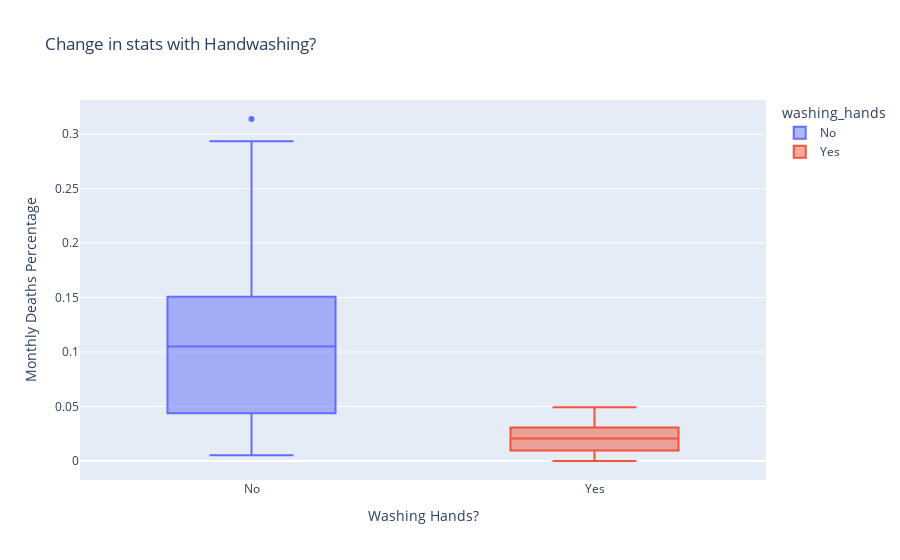

The cell this chart's notebook holds for it:
### Code cell
box = px.box(df_monthly, 
             x='washing_hands', 
             y='death_percentage',
             color='washing_hands',
             title='Change in stats with Handwashing?')
 
box.update_layout(xaxis_title='Washing Hands?',
                  yaxis_title='Monthly Deaths Percentage',)
 
box.show()

### Figure 1 — Plotly figure (JSON) as saved in the notebook; plotly's stock layout.template omitted (floating-point values rounded to 4 significant figures)
{"data": [{"alignmentgroup": "True", "hovertemplate": "washing_hands=%{x}<br>death_percentage=%{y}<extra></extra>", "legendgroup": "No", "marker": {"color": "#636efa"}, "name": "No", "notched": false, "offsetgroup": "No", "orientation": "v", "showlegend": true, "type": "box", "x": ["No", "No", "No", "No", "No", "No", "No", "No", "No", "No", "No", "No", "No", "No", "No", "No", "No", "No", "No", "No", "No", "No", "No", "No", "No", "No", "No", "No", "No", "No", "No", "No", "No", "No", "No", "No", "No", "No", "No", "No", "No", "No", "No", "No", "No", "No", "No", "No", "No", "No", "No", "No", "No", "No", "No", "No", "No", "No", "No", "No", "No", "No", "No", "No", "No", "No", "No", "No", "No", "No", "No", "No", "No", "No", "No", "No"], "x0": " ", "xaxis": "x", "y": [0.1457, 0.07531, 0.04332, 0.01569, 0.007843, 0.05, 0.08421, 0.01351, 0.01878, 0.1102, 0.2255, 0.2085, 0.1222, 0.1023, 0.1074, 0.03226, 0.06593, 0.2078, 0.2546, 0.1839, 0.2934, 0.2297, 0.3138, 0.1912, 0.1597, 0.1241, 0.1193, 0.06098, 0.04082, 0.005236, 0.01554, 0.02262, 0.176, 0.07143, 0.08051, 0.1516, 0.1128, 0.1703, 0.1731, 0.05833, 0.02679, 0.04369, 0.0632, 0.01224, 0.03226, 0.1102, 0.1055, 0.07591, 0.04745, 0.04452, 0.04231, 0.04392, 0.07143, 0.06122, 0.03586, 0.1055, 0.1484, 0.1094, 0.1049, 0.1339, 0.1809, 0.1543, 0.1897, 0.1344, 0.1015, 0.131, 0.1806, 0.1439, 0.1496, 0.1077, 0.05369, 0.03215, 0.01923, 0.03607, 0.1827, 0.1224], "y0": " ", "yaxis": "y"}, {"alignmentgroup": "True", "hovertemplate": "washing_hands=%{x}<br>death_percentage=%{y}<extra></extra>", "legendgroup": "Yes", "marker": {"color": "#EF553B"}, "name": "Yes", "notched": false, "offsetgroup": "Yes", "orientation": "v", "showlegend": true, "type": "box", "x": ["Yes", "Yes", "Yes", "Yes", "Yes", "Yes", "Yes", "Yes", "Yes", "Yes", "Yes", "Yes", "Yes", "Yes", "Yes", "Yes", "Yes", "Yes", "Yes", "Yes", "Yes", "Yes"], "x0": " ", "xaxis": "x", "y": [0.02239, 0.012, 0.01894, 0.0458, 0.03957, 0.04472, 0.0293, 0.03534, 0.006873, 0, 0.006557, 0.009585, 0.01136, 0.003717, 0, 0.009615, 0.02341, 0.02903, 0.0134, 0.02233, 0.03085, 0.04926], "y0": " ", "yaxis": "y"}], "layout": {"autosize": true, "boxmode": "overlay", "legend": {"title": {"text": "washing_hands"}, "tracegroupgap": 0}, "title": {"text": "Change in stats with Handwashing?"}, "xaxis": {"anchor": "y", "autorange": true, "categoryarray": ["No", "Yes"], "categoryorder": "array", "domain": [0, 1], "range": [-0.5, 1.5], "title": {"text": "Washing Hands?"}, "type": "category"}, "yaxis": {"anchor": "x", "autorange": true, "domain": [0, 1], "range": [-0.01743, 0.3312], "title": {"text": "Monthly Deaths Percentage"}, "type": "linear"}}}
